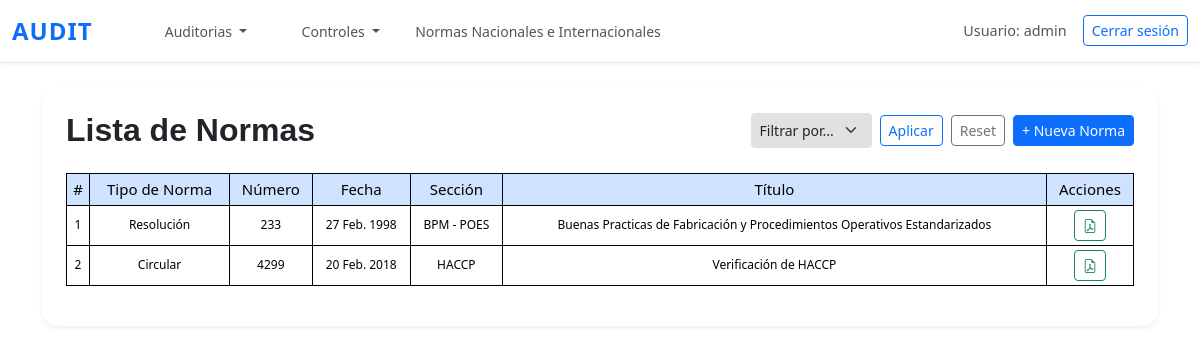
/normas_listar/ (signed in), run on an earlier commit of the app's database.
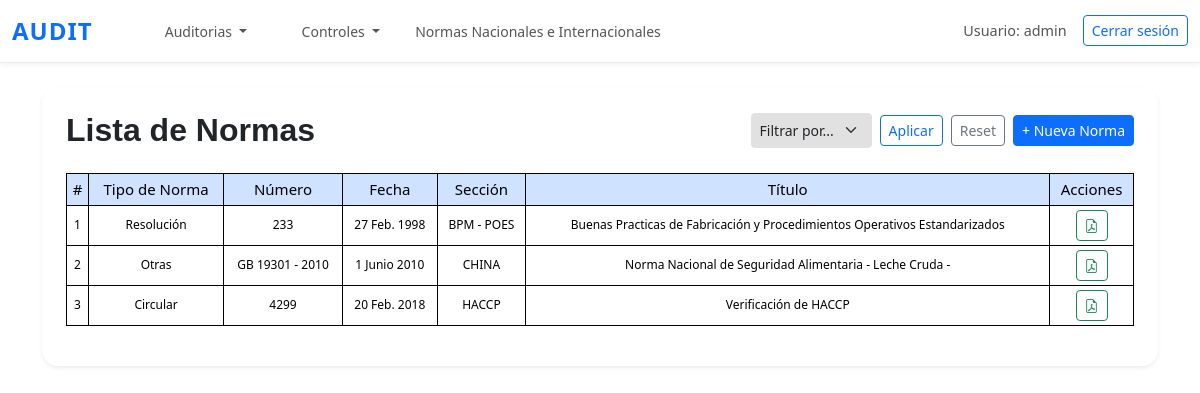
And on a later commit of the database.
### questions/models.py (models this page shows, shortened)
class Norma(models.Model):
    tipo_norma = models.ForeignKey(TipoNorma, on_delete=models.CASCADE)
    numero_norma = models.CharField(max_length=20, null=True, blank=True)
    fecha = models.DateField()
    seccion = models.ForeignKey(TipoSeccion, on_delete=models.CASCADE)
    titulo = models.CharField(max_length=100)
    norma_pdf = models.FileField(upload_to='normativas/', null=True, blank=True)
    activa = models.BooleanField(default=True)
    class Meta:
        ordering = ['seccion']

class TipoNorma(models.Model):
    nombre = models.CharField(max_length=100)
    class Meta:
        ordering = ['nombre']
    def __str__(self):
        return self.nombre

class TipoSeccion(models.Model):
    nombre = models.CharField(max_length=100)
    class Meta:
        ordering = ['nombre']
    def __str__(self):
        return self.nombre

### questions/views.py (the view)
# urls.py: path('normas_listar/', listado_normas, name='normas_listar'),
@login_required
def listado_normas(request):
    normas = Norma.objects.all()
    secciones = TipoSeccion.objects.all()
    filtro_seleccionado = request.GET.get('filtro')
    valor_seleccionado = None  # inicializamos
    if filtro_seleccionado == 'seccion':
        valor_seleccionado = request.GET.get('valor_seccion')
        if valor_seleccionado:
            normas = normas.filter(seccion_id=valor_seleccionado)
    elif filtro_seleccionado == 'numero':
        valor_seleccionado = request.GET.get('valor_numero')
        if valor_seleccionado:
            normas = normas.filter(numero_norma__icontains=valor_seleccionado)
    context = {
        'normas': normas,
        'secciones': secciones,
        'filtro_seleccionado': filtro_seleccionado,
        'valor_seleccionado': valor_seleccionado,
    }
    return render(request, 'normas/listado_normas.html', context)

### questions/templates/normas/listado_normas.html (shortened to what this page needs)
{% extends 'questions/base.html' %}
{% load static %}
{% block content %}
<div class="container py-4">
    <div class="bg-white p-4 rounded-4 shadow-sm">
        <div class="d-flex flex-wrap justify-content-between align-items-center mb-4">
            <h2 class="mb-0" style="font-family: 'Montserrat', sans-serif; font-weight: 600;">
                Lista de Normas
            </h2>
            <div class="d-flex align-items-center flex-wrap gap-2">
                <form method="get" class="d-flex gap-2 align-items-center">
                    <select name="filtro" class="form-select form-select-sm" id="filtroSelect">
                        <option value="">Filtrar por...</option>
                    </select>
                    <button type="submit" class="btn btn-outline-primary btn-sm">Aplicar</button>
                    <a href="{% url 'normas_listar' %}" class="btn btn-outline-secondary btn-sm">Reset</a>
                </form>
                <a href="{% url 'normas_agregar' %}" class="btn btn-primary btn-sm">
                    + Nueva Norma
                </a>
            </div>
        </div>
        <div class="table-responsive">
            <table class="table table-bordered table-hover text-center align-middle table-sm small">
                <thead class="table-primary">
                    <tr>
                        <th>#</th>
                        <th>Tipo de Norma</th>
                        <th>Número</th>
                        <th>Fecha</th>
                        <th>Sección</th>
                        <th>Título</th>
                        <th>Acciones</th>
                    </tr>
                </thead>
                <tbody>
                    {% for norma in normas %}
                    <tr>
                        <td>{{ forloop.counter }}</td>
                        <td>{{ norma.tipo_norma }}</td>
                        <td>{{ norma.numero_norma }}</td>
                        <td>{{ norma.fecha }}</td>
                        <td>{{ norma.seccion }}</td>
                        <td>{{ norma.titulo }}</td>
                        <td class="text-nowrap">
                            {% if norma.norma_pdf %}
                            <a href="{{ norma.norma_pdf.url }}" target="_blank" class="btn btn-sm btn-outline-success" title="Ver PDF">
                                <i class="bi bi-file-earmark-pdf"></i>
                            </a>
                            {% endif %}
                        </td>
                    </tr>
                    {% empty %}
                    <tr>
                        <td colspan="7">No se encontraron normas.</td>
                    </tr>
                    {% endfor %}
                </tbody>
            </table>
        </div>
    </div>
</div>
{% endblock %}

What changed in the data, as far as the page shows it:
added Norma: tipo_norma "Otras", numero_norma "GB 19301 - 2010", fecha "1 Junio 2010", seccion "CHINA", titulo "Norma Nacional de Seguridad Alimentaria - Leche Cruda -"
